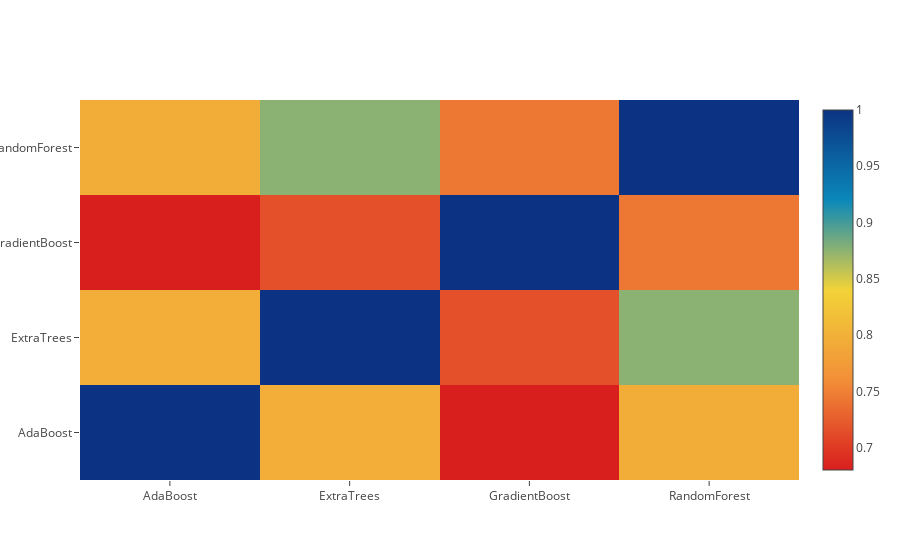

Write notebook code for a chart like this one.
### Markdown cell above
**Correlation Heatmap of the Second Level Training set**

### Code cell
data = [
    go.Heatmap(
        z= base_predictions_train.astype(float).corr().values ,
        x=base_predictions_train.columns.values,
        y= base_predictions_train.columns.values,
          colorscale='Portland',
            showscale=True,
            reversescale = True
    )
]
py.iplot(data, filename='labelled-heatmap')

### Figure 1 — Plotly figure (JSON) as saved in the notebook; plotly's stock layout.template omitted (floating-point values rounded to 4 significant figures)
{"data": [{"colorscale": "Portland", "reversescale": true, "showscale": true, "type": "heatmap", "x": ["AdaBoost", "ExtraTrees", "GradientBoost", "RandomForest"], "y": ["AdaBoost", "ExtraTrees", "GradientBoost", "RandomForest"], "z": [[1, 0.7962, 0.6801, 0.7947], [0.7962, 1, 0.7153, 0.8757], [0.6801, 0.7153, 1, 0.7441], [0.7947, 0.8757, 0.7441, 1]]}], "layout": {}}
